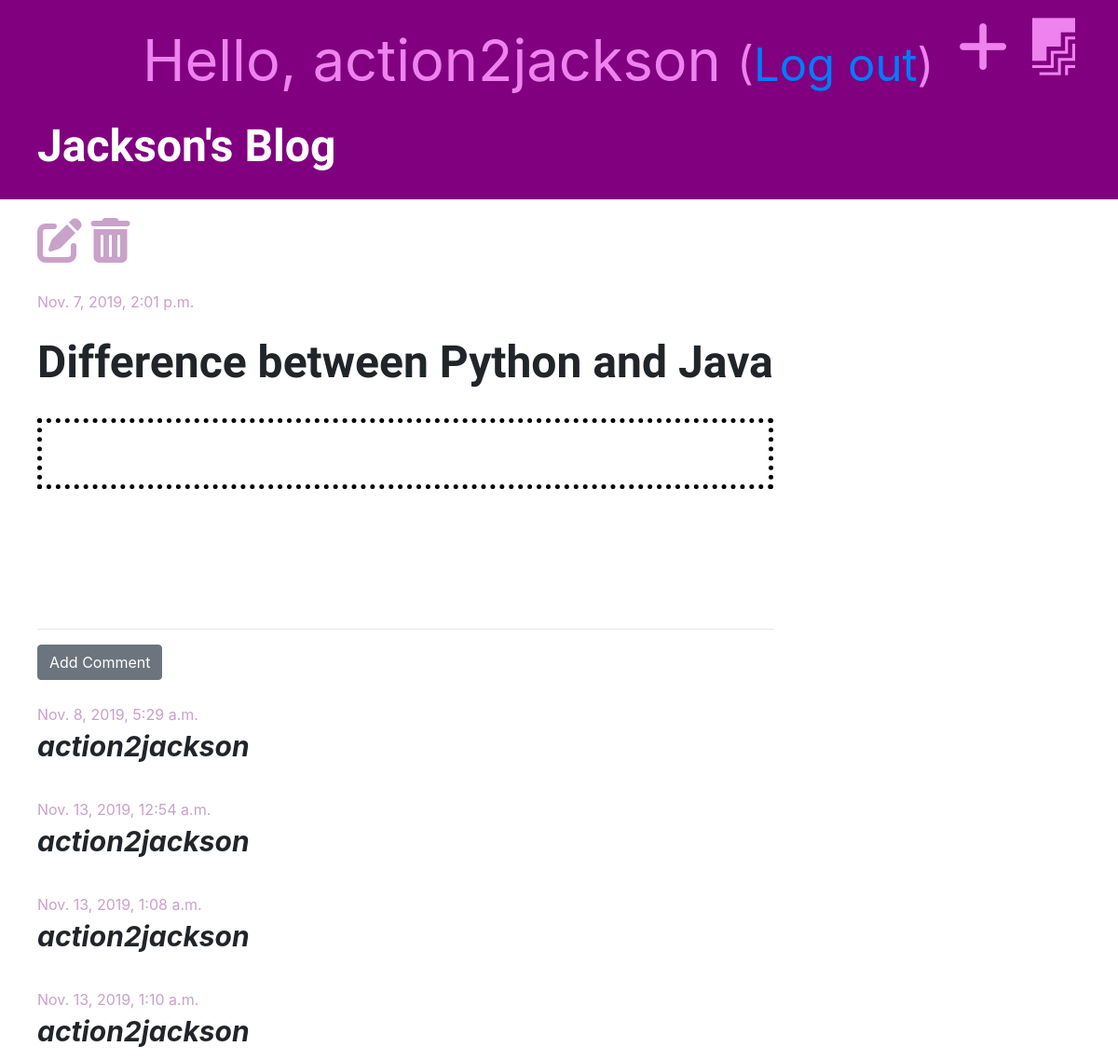
The app's page /post/10/ (signed in) with its own data.
### blog/models.py (models this page shows, shortened)
class Post(models.Model):
    author = models.ForeignKey('auth.User', on_delete=models.CASCADE)
    title = models.CharField(max_length=200)
    text = models.TextField()
    created_date = models.DateTimeField(default=timezone.now)
    published_date = models.DateTimeField(blank=True, null=True)

class Comment(models.Model):
    post = models.ForeignKey('blog.Post', on_delete=models.CASCADE, related_name='comments')
    author = models.CharField(max_length=200)
    text = models.TextField()
    created_date = models.DateTimeField(default=timezone.now)
    approved = models.BooleanField(default=False)

### blog/views.py (the view)
# urls.py: path('post/<int:pk>/', views.post_detail, name='post_detail'),
def post_detail(request, pk):
    post = get_object_or_404(Post, pk=pk)
    stuff_for_frontend = {'post': post}
    return render(request, 'blog/post_detail.html', stuff_for_frontend)

### blog/templatetags/markdownify.py (called while the page is built)
@register.filter
def markdown(value):
    renderer = HighlightRenderer()
    markdown = mistune.Markdown(renderer=renderer)
    return markdown(value)

### blog/templates/blog/post_detail.html (shortened to what this page needs)
{% extends 'blog/base.html' %}
{% load markdownify %}
{% block content %}
    <div class="post">
        <div style="padding-top: 15px;">
            {% if user.is_authenticated %}
                <a href="{% url 'post_edit' pk=post.pk %}"><i class="fas fa-edit fa-3x" style="color: #c8a2c8;"></i></a>
                <a href="{% url 'post_delete' pk=post.pk %}"
                onclick="return confirm('Are you sure you want to delete this post?')"><i class="fas fa-trash-alt fa-3x" style="color: #c8a2c8; padding: 5px;"></i></a>
            {% endif %}
            {% if post.published_date %}
                <div class="date">
                    {{ post.published_date }}
                </div>
            {% else %}
                <a href="{% url 'post_publish' pk=post.pk %}" ><i class="fas fa-upload fa-3x" style="color: #c8a2c8;"></i></a>
            {% endif %}
        </div>
        <br>
        <h1>{{ post.title }}</h1>
        <br>
        <div style="border: 5px dotted black; padding: 25px;">
        </div>
    </div>
    <hr>
    {% if user.is_authenticated %}
        <a href="{% url 'add_comment_to_post' pk=post.pk %}" class="btn btn-secondary">Add Comment</a>
    {% endif %}
    {% for comment in post.comments.all %}
        {% if user.is_authenticated or comment.approved %}
            <div class="comment">
                <p style="margin: auto; color: #c8a2c8; padding-top: 25px;">{{ comment.created_date }}</p>
                <strong><i style="font-size: 30px;">{{ comment.author }}</i></strong>
            </div>
        {% endif %}
    {% empty %}
        <p>No comments yet...</p>
    {% endfor %}
{% endblock %}

### blog/templates/blog/base.html (shortened to what this page needs)
{% load staticfiles %}
<!DOCTYPE html>
<html lang="en">
<head>
    <link rel="stylesheet" href="https://stackpath.bootstrapcdn.com/bootstrap/4.3.1/css/bootstrap.min.css">
    <link rel="stylesheet" href="{% static 'css/blog.css' %}">
    <link rel="stylesheet" href="{% static 'css/zenburn.css' %}">
</head>
<body>
<div class="page-header">
    {% if user.is_authenticated %}
        <a href="{% url 'post_draft_list' %}"><i class="fab fa-firstdraft" style="color: violet; float: right; font-size: 46pt; margin-right: 26px;"></i></a>
        <a href="{% url 'post_new' %}"><i class="fas fa-plus" style="color: violet; float: right; font-size: 46pt; margin-right: 26px; hover: #c8a2c8;"></i></a>
        <p style="color: violet; float: right; font-size: 46pt; margin-right: 26px;">Hello, {{ user.username }} <small>(<a
                href="{% url 'logout' %}">Log out</a>)</small></p>
    {% else %}
        <a href="{% url 'login' %}"><i class="fas fa-sign-in-alt fa-2x" style="color: violet; float: right; font-size: 46pt; margin-right: 26px;"></i></a>
    {% endif %}
    <h1><a href="{% url 'post_list' %}">Jackson's Blog</a></h1>
</div>
<div class="content container">
    <div class="row">
        <div class="col-8-md">
            {% block content %}
            {% endblock %}
        </div>
    </div>
</div>
</body>
</html>

### blog/static/css/blog.css (style rules this page uses)
.page-header { background-color: purple; margin-top: 0; padding: 20px 20px 20px 40px; }
.page-header h1 a { font-text: arial; text-decoration: none; color: white; font-size: 36pt; }
.content { margin-left: 40px; }
h1, h2, h3, h4 { font-family: 'Tangerine', 'Inconsolata', 'Droid Sans', serif; font-weight: bold; font-size: 48px; }
.date { padding-top: 25px; color: #c8a2c8; }
.post { margin-bottom: 150px; }

### records on screen
Post: published_date "Nov. 7, 2019, 2:01 p.m.", title "Difference between Python and Java"
Comment: created_date "Nov. 8, 2019, 5:29 a.m.", author "action2jackson"
Comment: created_date "Nov. 13, 2019, 12:54 a.m.", author "action2jackson"
Comment: created_date "Nov. 13, 2019, 1:08 a.m.", author "action2jackson"
Comment: created_date "Nov. 13, 2019, 1:10 a.m.", author "action2jackson"

### other values on screen
{{ user.username }} "action2jackson"
